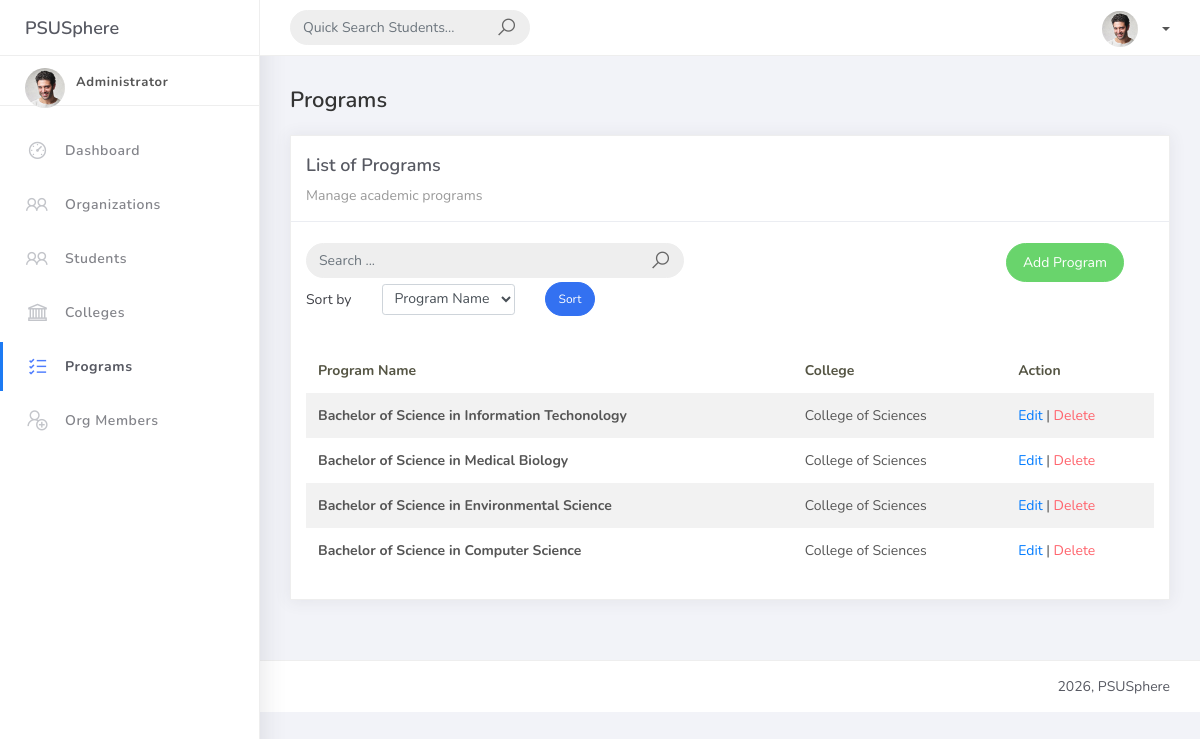
Page /program_list/ on the earlier database version.
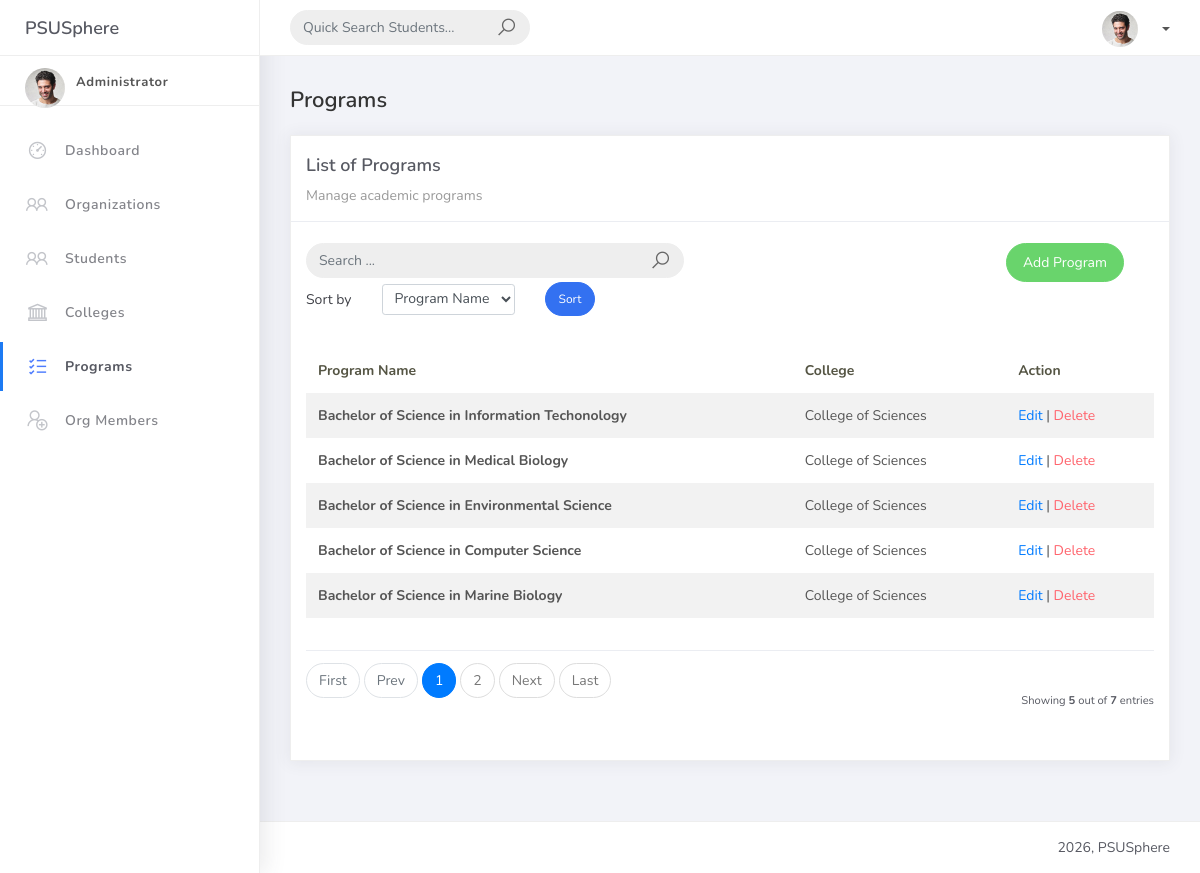
Same page on the later database version.
### studentorg/models.py (models this page shows, shortened)
class BaseModel(models.Model):
    created_at = models.DateTimeField(auto_now_add=True, db_index=True)
    updated_at = models.DateTimeField(auto_now=True)
    class Meta:
        abstract = True

class Program(BaseModel):
    prog_name = models.CharField(max_length=150)
    college = models.ForeignKey(College, on_delete=models.CASCADE)

class College(BaseModel):
    college_name = models.CharField(max_length=150)
    description = models.TextField(blank=True, null=True)

### studentorg/views.py (the view, shortened to what this page needs)
# urls.py: path('program_list/', ProgramList.as_view(), name='program-list'),
class ProgramList(ListView):
    model = Program
    context_object_name = 'program'
    template_name = 'program_list.html'
    paginate_by = 5
    def get_queryset(self):
        queryset = Program.objects.select_related('college')
        query = self.request.GET.get('q')
        if query:
            queryset = queryset.filter(
                Q(prog_name__icontains=query) | Q(college__college_name__icontains=query)
            )
        return queryset

### templates/program_list.html (shortened to what this page needs)
{% extends 'base.html' %}
{% load static %}
{% block content %}
<h4 class="page-title">Programs</h4>
<div class="row">
    <div class="col-md-12">
        <div class="card">
            <div class="card-header">
                <div class="card-title">List of Programs</div>
                <div class="card-category">Manage academic programs</div>
            </div>
            <br />
            <div class="col-md-12 row">
                <div class="col-md-6">
                    <form class="navbar-left navbar-form nav-search mr-md-3" method="GET" action="{% url 'program-list' %}">
                        <div class="input-group">
                            <input type="text" name="q" placeholder="Search ..." class="form-control" value="{{ request.GET.q|default:'' }}">
                            <div class="input-group-append">
                                <span class="input-group-text">
                                    <i class="la la-search search-icon"></i>
                                </span>
                            </div>
                        </div>
                    </form>
                </div>
                <div class="col-md-6">
                    <div class="pull-right">
                        <a href="{% url 'program-add' %}" class="btn btn-success btn-rounded">Add Program</a>
                    </div>
                </div>
            </div>
<div class="col-md-12">
    <form method="get" class="row g-2 align-items-center">
        <div class="col-auto">
            <label for="smallSelect" class="col-form-label">Sort by</label>
        </div>
        <div class="col-auto">
            <select class="form-control form-control-sm" id="smallSelect" name="sort_by">
<option value="prog_name" {% if request.GET.sort_by == "prog_name" %}selected{% endif %}>
    Program Name
</option>
            </select>
        </div>
        <div class="col-auto">
            <button type="submit" class="btn btn-primary btn-sm btn-rounded">Sort</button>
        </div>
    </form>
</div>
            <div class="card-body">
                <div class="table-responsive">
                    <table class="table table-striped mt-3">
                        <thead>
                            <tr>
                                <th scope="col">Program Name</th>
                                <th scope="col">College</th>
                                <th scope="col">Action</th>
                            </tr>
                        </thead>
                        <tbody>
                            {% for object in object_list %}
                            <tr>
                                <td><strong>{{ object.prog_name }}</strong></td>
                                <td>{{ object.college.college_name }}</td>
                                <td>
                                    <a href="{% url 'program-update' object.id %}">Edit</a> |
                                    <a href="{% url 'program-delete' object.id %}" class="text-danger">Delete</a>
                                </td>
                            </tr>
                            {% empty %}
                            <tr>
                                <td colspan="3" style="text-align: center">
                                    <p class="text-sm font-weight-bold mb-0">No Records Found</p>
                                </td>
                            </tr>
                            {% endfor %}
                        </tbody>
                    </table>
                </div>
                {% include 'includes/pagination.html' %}
            </div>
        </div>
    </div>
</div>
{% endblock %}

Differences in the rows shown:
added Program: prog_name "Bachelor of Science in Marine Biology", college.college_name "College of Sciences"
Other differences:
{{ object_list.count }}: (not shown) → "5"
{{ paginator.count }}: (not shown) → "7"
text now shown: "First Prev Next Last Showing out of entries"
new list line: "1"
new list line: "2"
